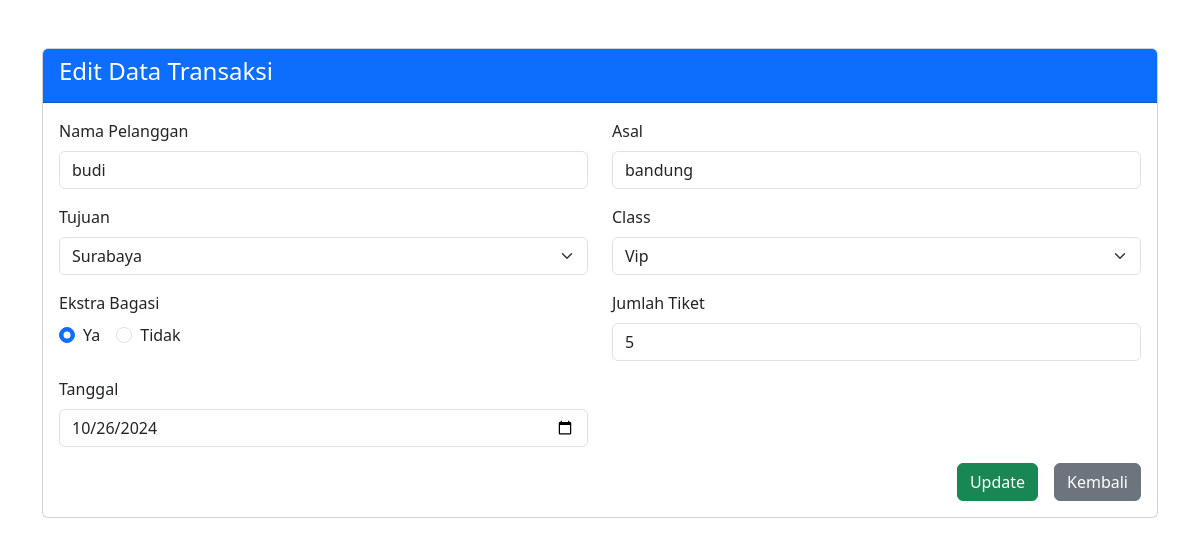
The app's page /edit1.php?id=39 with its own data.
### tables this page shows
CREATE TABLE `transaksi` (
  `id_transaksi` int(3) NOT NULL,
  `nama` varchar(50) NOT NULL,
  `asal` varchar(50) NOT NULL,
  `tujuan` enum('jakarta','bandung','surabaya','') NOT NULL,
  `class` enum('vip','panoramic','ekonomi','') NOT NULL,
  `jumlah` int(3) NOT NULL,
  `bagasi` enum('yes','tidak') NOT NULL,
  `total` int(7) NOT NULL,
  `tgl` date NOT NULL
);

### edit1.php (the view, shortened to what this page needs)
<?php
include 'koneksi.php';
$id_transaksi = $_GET['id'];
$query = "SELECT * FROM transaksi WHERE id_transaksi = $id_transaksi";
$sql = mysqli_query($conn, $query);
$result = mysqli_fetch_assoc($sql);
?>
<!DOCTYPE html>
<html lang="en">
<head>
    <link href="https://cdn.jsdelivr.net/npm/bootstrap@5.3.3/dist/css/bootstrap.min.css" rel="stylesheet">
</head>
<body>
<div class="container my-5">
    <div class="card">
        <div class="card-header bg-primary text-white">
            <h4>Edit Data Transaksi</h4>
        </div>
        <div class="card-body">
            <form action="" method="post">
                <div class="row mb-3">
                    <div class="col-md-6">
                        <label class="form-label">Nama Pelanggan</label>
                        <input type="text" class="form-control" name="nama" value="<?php echo $result['nama']; ?>">
                    </div>
                    <div class="col-md-6">
                        <label class="form-label">Asal</label>
                        <input type="text" class="form-control" name="asal" value="<?php echo $result['asal']; ?>">
                    </div>
                </div>
                <div class="row mb-3">
                    <div class="col-md-6">
                        <label class="form-label">Tujuan</label>
                        <select class="form-select" name="tujuan">
                            <option selected value="<?php echo $result['tujuan']; ?>"><?php echo ucfirst($result['tujuan']); ?></option>
                        </select>
                    </div>
                    <div class="col-md-6">
                        <label class="form-label">Class</label>
                        <select class="form-select" name="class">
                            <option selected value="<?php echo $result['class']; ?>"><?php echo ucfirst($result['class']); ?></option>
                        </select>
                    </div>
                </div>
                <div class="row mb-3">
                    <div class="col-md-6">
                        <label class="form-label">Ekstra Bagasi</label>
                        <div class="d-flex">
                            <div class="form-check me-3">
                                <input class="form-check-input" type="radio" name="bagasi" value="yes" <?php if ($result['bagasi'] == 'yes') echo 'checked'; ?>>
                                <label class="form-check-label">Ya</label>
                            </div>
                            <div class="form-check">
                                <input class="form-check-input" type="radio" name="bagasi" value="tidak" <?php if ($result['bagasi'] == 'tidak') echo 'checked'; ?>>
                                <label class="form-check-label">Tidak</label>
                            </div>
                        </div>
                    </div>
                    <div class="col-md-6">
                        <label class="form-label">Jumlah Tiket</label>
                        <input type="number" class="form-control" name="jumlah" value="<?php echo $result['jumlah']; ?>">
                    </div>
                </div>
                <div class="row mb-3">
                    <div class="col-md-6">
                        <label class="form-label">Tanggal</label>
                        <input type="date" class="form-control" name="tanggal" value="<?php echo date('Y-m-d', strtotime($result['tgl'])); ?>">
                    </div>
                </div>
                <div class="d-flex justify-content-end">
                    <button type="submit" name="update" class="btn btn-success">Update</button>
                    <a href="index.php?page=soal6" class="btn btn-secondary ms-3">Kembali</a>
                </div>
            </form>
        </div>
    </div>
</div>
</body>
</html>

### records on screen
transaksi: nama "budi", asal "bandung", tujuan "Surabaya", class "Vip", bagasi "☑", jumlah "5", tanggal "10/26/2024"
